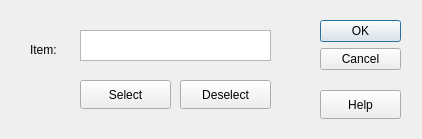
<?xml version="1.0" encoding="UTF-8"?>
<ui version="4.0">
 <class>SelectDialog</class>
 <widget class="QDialog" name="SelectDialog">
  <property name="geometry">
   <rect>
    <x>0</x>
    <y>0</y>
    <width>422</width>
    <height>139</height>
   </rect>
  </property>
  <property name="windowTitle">
   <string>Select File</string>
  </property>
  <widget class="QDialogButtonBox" name="buttonBox">
   <property name="geometry">
    <rect>
     <x>320</x>
     <y>20</y>
     <width>81</width>
     <height>241</height>
    </rect>
   </property>
   <property name="orientation">
    <enum>Qt::Vertical</enum>
   </property>
   <property name="standardButtons">
    <set>QDialogButtonBox::Cancel|QDialogButtonBox::Ok</set>
   </property>
  </widget>
  <widget class="QLabel" name="label">
   <property name="geometry">
    <rect>
     <x>30</x>
     <y>40</y>
     <width>54</width>
     <height>20</height>
    </rect>
   </property>
   <property name="text">
    <string>Item:</string>
   </property>
  </widget>
  <widget class="QPushButton" name="selectButton">
   <property name="geometry">
    <rect>
     <x>80</x>
     <y>80</y>
     <width>91</width>
     <height>29</height>
    </rect>
   </property>
   <property name="text">
    <string>Select</string>
   </property>
  </widget>
  <widget class="QPushButton" name="deselectButton">
   <property name="geometry">
    <rect>
     <x>180</x>
     <y>80</y>
     <width>91</width>
     <height>29</height>
    </rect>
   </property>
   <property name="text">
    <string>Deselect</string>
   </property>
  </widget>
  <widget class="QTextEdit" name="textEdit">
   <property name="geometry">
    <rect>
     <x>80</x>
     <y>30</y>
     <width>191</width>
     <height>31</height>
    </rect>
   </property>
  </widget>
  <widget class="QPushButton" name="helpButton">
   <property name="geometry">
    <rect>
     <x>320</x>
     <y>90</y>
     <width>81</width>
     <height>29</height>
    </rect>
   </property>
   <property name="text">
    <string>Help</string>
   </property>
  </widget>
 </widget>
 <resources/>
 <connections>
  <connection>
   <sender>buttonBox</sender>
   <signal>accepted()</signal>
   <receiver>SelectDialog</receiver>
   <slot>accept()</slot>
   <hints>
    <hint type="sourcelabel">
     <x>248</x>
     <y>254</y>
    </hint>
    <hint type="destinationlabel">
     <x>157</x>
     <y>274</y>
    </hint>
   </hints>
  </connection>
  <connection>
   <sender>buttonBox</sender>
   <signal>rejected()</signal>
   <receiver>SelectDialog</receiver>
   <slot>reject()</slot>
   <hints>
    <hint type="sourcelabel">
     <x>316</x>
     <y>260</y>
    </hint>
    <hint type="destinationlabel">
     <x>286</x>
     <y>274</y>
    </hint>
   </hints>
  </connection>
 </connections>
</ui>
